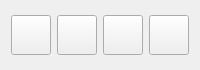
                           <widget class="QFrame" name="pnl_topButtonsUsers">
                            <property name="minimumSize">
                             <size>
                              <width>0</width>
                              <height>70</height>
                             </size>
                            </property>
                            <property name="maximumSize">
                             <size>
                              <width>16777215</width>
                              <height>70</height>
                             </size>
                            </property>
                            <property name="styleSheet">
                             <string notr="true">#pnl_topButtonsUsers .QPushButton { 
	background-color: rgba(255, 255, 255, 0); 
	border: none;  
	border-radius: 5px;
}
#pnl_topButtonsUsers .QPushButton:hover { 
	background-color: rgb(240, 248, 255);
	border-style: solid; 
	border-radius: 4px;
}
#pnl_topButtonsUsers .QPushButton:pressed { 
	background-color: rgb(173, 216, 230);
	border-style: solid; 
	border-radius: 4px;
}</string>
                            </property>
                            <property name="frameShape">
                             <enum>QFrame::NoFrame</enum>
                            </property>
                            <property name="frameShadow">
                             <enum>QFrame::Raised</enum>
                            </property>
                            <layout class="QHBoxLayout" name="horizontalLayout_12">
                             <item>
                              <widget class="QPushButton" name="btn_refreshUsers">
                               <property name="minimumSize">
                                <size>
                                 <width>0</width>
                                 <height>40</height>
                                </size>
                               </property>
                               <property name="cursor">
                                <cursorShape>PointingHandCursor</cursorShape>
                               </property>
                               <property name="statusTip">
                                <string/>
                               </property>
                               <property name="styleSheet">
                                <string notr="true"/>
                               </property>
                               <property name="text">
                                <string/>
                               </property>
                               <property name="icon">
                                <iconset resource="../resources.qrc">
                                 <normaloff>:/resources/refreshIcon.png</normaloff>:/resources/refreshIcon.png</iconset>
                               </property>
                               <property name="iconSize">
                                <size>
                                 <width>16</width>
                                 <height>16</height>
                                </size>
                               </property>
                              </widget>
                             </item>
                             <item>
                              <widget class="QPushButton" name="btn_randomUsers">
                               <property name="minimumSize">
                                <size>
                                 <width>0</width>
                                 <height>40</height>
                                </size>
                               </property>
                               <property name="cursor">
                                <cursorShape>PointingHandCursor</cursorShape>
                               </property>
                               <property name="styleSheet">
                                <string notr="true"/>
                               </property>
                               <property name="text">
                                <string/>
                               </property>
                               <property name="icon">
                                <iconset resource="../resources.qrc">
                                 <normaloff>:/resources/randomIcon.png</normaloff>:/resources/randomIcon.png</iconset>
                               </property>
                               <property name="iconSize">
                                <size>
                                 <width>16</width>
                                 <height>16</height>
                                </size>
                               </property>
                              </widget>
                             </item>
                             <item>
                              <widget class="QPushButton" name="btn_editUsers">
                               <property name="minimumSize">
                                <size>
                                 <width>0</width>
                                 <height>40</height>
                                </size>
                               </property>
                               <property name="cursor">
                                <cursorShape>PointingHandCursor</cursorShape>
                               </property>
                               <property name="styleSheet">
                                <string notr="true"/>
                               </property>
                               <property name="text">
                                <string/>
                               </property>
                               <property name="icon">
                                <iconset resource="../resources.qrc">
                                 <normaloff>:/resources/pencilIcon.png</normaloff>:/resources/pencilIcon.png</iconset>
                               </property>
                              </widget>
                             </item>
                             <item>
                              <widget class="QPushButton" name="btn_clearUsers">
                               <property name="minimumSize">
                                <size>
                                 <width>0</width>
                                 <height>40</height>
                                </size>
                               </property>
                               <property name="cursor">
                                <cursorShape>PointingHandCursor</cursorShape>
                               </property>
                               <property name="styleSheet">
                                <string notr="true"/>
                               </property>
                               <property name="text">
                                <string/>
                               </property>
                               <property name="icon">
                                <iconset resource="../resources.qrc">
                                 <normaloff>:/resources/eraserIcon.png</normaloff>:/resources/eraserIcon.png</iconset>
                               </property>
                              </widget>
                             </item>
                            </layout>
                           </widget>
